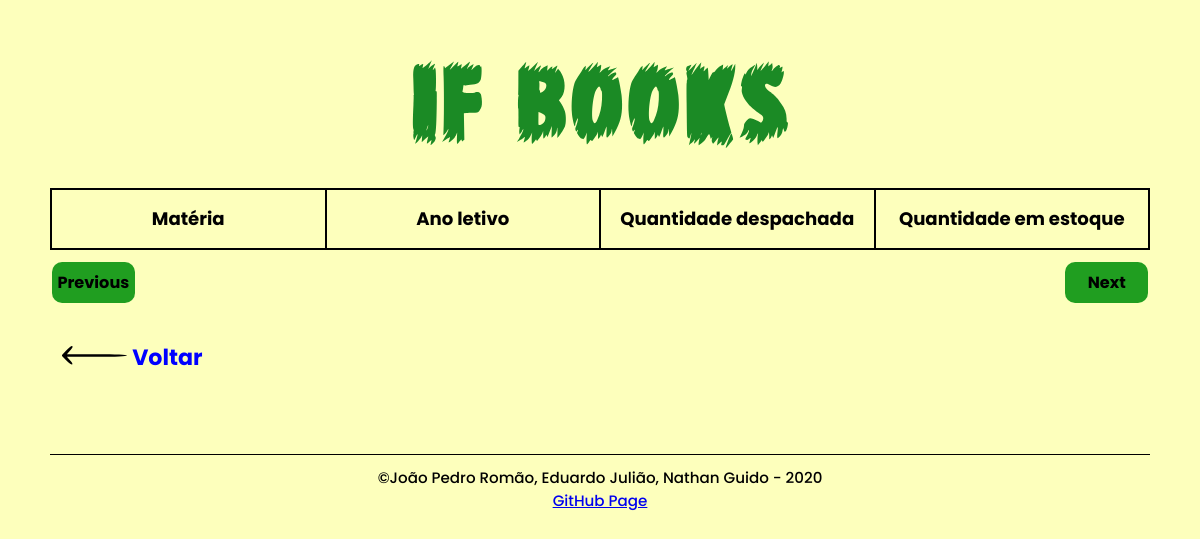
The app's page /Pages/ListaLivro?page=2, older data.
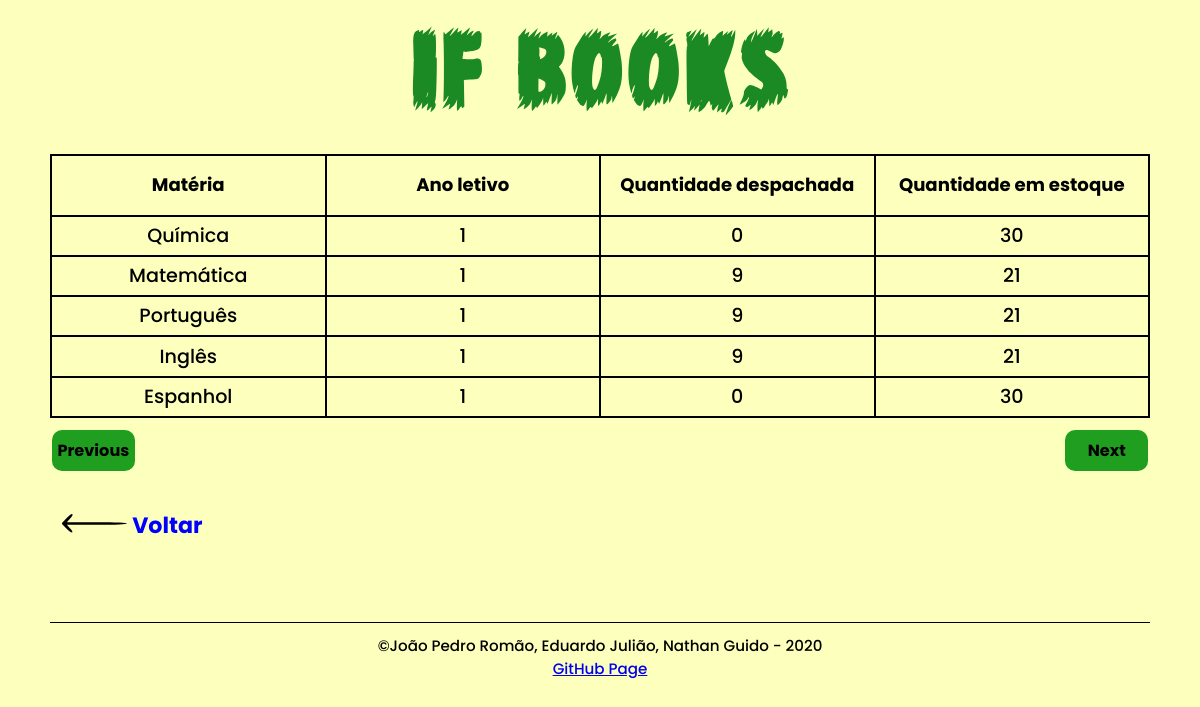
The same page, newer data.
### tables this page shows
CREATE TABLE `livros` (
  `id` int(11) NOT NULL,
  `materia` set('Português','Matemática','Química','Biologia','Física','Inglês','Geografia','Sociologia','História','Artes','Filosofia','Espanhol') NOT NULL,
  `ano` enum('1','2','3','4') NOT NULL,
  `despachado` int(11) NOT NULL,
  `estoque` int(11) NOT NULL
);

### Pages/ListaLivro/index.php (the view, shortened to what this page needs)
<?php
    $page = 1;
    if(isset($_GET["page"]) && $_GET["page"] > 0){
        $page = $_GET["page"];
    }
    $inicio = $page - 1;
    $inicio = $inicio * $page;
    include("../templates/header.php");
?>
<main id="main">
    <div class="table">
        <table>
            <thead>
                <th>Matéria</th>
                <th>Ano letivo</th>
                <th>Quantidade despachada</th>
                <th>Quantidade em estoque</th>
            </thead>
            <tbody>
                <?php
                    include_once("../../connection.php");
                    $sql = "SELECT
                                livros.materia,
                                livros.ano,
                                livros.despachado,
                                livros.estoque
                                FROM livros LIMIT $inicio, 5;
                            ";
                    foreach($pdo->query($sql) as $row){
                ?>
                        <tr>
                            <td>
                                <?php
                                    echo $row['materia'];
                                ?>
                            </td>
                            <td>
                                <?php
                                    echo $row['ano'];
                                ?>
                            </td>
                            <td>
                                <?php
                                    echo $row['despachado'];
                                ?>
                            </td>
                            <td>
                                <?php
                                    echo $row['estoque'];
                                ?>
                            </td>
                        </tr>
                <?php
                    }
                ?>
            </tbody>
        </table>
        <a
            class="btn previous-btn"
            href="http://localhost/TCC/Pages/ListaLivro?page=<?php
                    $page--;
                    echo $page;
                ?>"
        >
            Previous
        </a>
        <a
            class="btn next-btn"
            href="http://localhost/TCC/Pages/ListaLivro?page=<?php
                    if(isset($_GET["page"])){
                        $page = $_GET["page"];
                    }
                    else{
                        $page=1;
                    }
                    $page++;
                    echo $page;
                ?>"
        >
            Next
        </a>
    </div>
    <a href="http://localhost/TCC/" class="link-btn">
        <img src="http://localhost/TCC/assets/icons/back.svg" alt="Voltar"/>
            Voltar
    </a>
</main>
<?php
    include("../templates/footer.php");
?>

Row changes from the older to the newer data that the page shows:
added livros: materia "Química", ano "1", despachado "0", estoque "30"
added livros: materia "Matemática", ano "1", despachado "9", estoque "21"
added livros: materia "Português", ano "1", despachado "9", estoque "21"
added livros: materia "Inglês", ano "1", despachado "9", estoque "21"
added livros: materia "Espanhol", ano "1", despachado "0", estoque "30"
